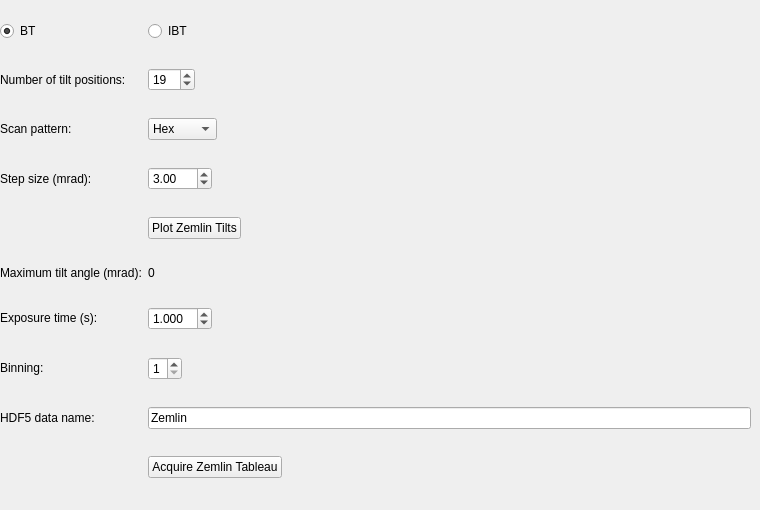
        <widget class="QWidget" name="tab">
         <attribute name="title">
          <string>Zemlin</string>
         </attribute>
         <widget class="QWidget" name="gridLayoutWidget_3">
          <property name="geometry">
           <rect>
            <x>0</x>
            <y>0</y>
            <width>751</width>
            <height>501</height>
           </rect>
          </property>
          <layout class="QGridLayout" name="gridLayout_9" rowstretch="0,0,0,0,0,0,0,0,0,0,0,0">
           <item row="5" column="1">
            <widget class="QLabel" name="labelZemlinMaxTilt">
             <property name="text">
              <string>0</string>
             </property>
            </widget>
           </item>
           <item row="7" column="0">
            <widget class="QLabel" name="label_55">
             <property name="sizePolicy">
              <sizepolicy hsizetype="Fixed" vsizetype="Fixed">
               <horstretch>0</horstretch>
               <verstretch>0</verstretch>
              </sizepolicy>
             </property>
             <property name="text">
              <string>Binning:</string>
             </property>
            </widget>
           </item>
           <item row="7" column="1">
            <widget class="QSpinBox" name="sbZemlinBinning">
             <property name="sizePolicy">
              <sizepolicy hsizetype="Fixed" vsizetype="Fixed">
               <horstretch>0</horstretch>
               <verstretch>0</verstretch>
              </sizepolicy>
             </property>
             <property name="minimum">
              <number>1</number>
             </property>
             <property name="maximum">
              <number>8</number>
             </property>
             <property name="value">
              <number>1</number>
             </property>
            </widget>
           </item>
           <item row="6" column="1">
            <widget class="QDoubleSpinBox" name="sbZemlinTx">
             <property name="sizePolicy">
              <sizepolicy hsizetype="Fixed" vsizetype="Fixed">
               <horstretch>0</horstretch>
               <verstretch>0</verstretch>
              </sizepolicy>
             </property>
             <property name="decimals">
              <number>3</number>
             </property>
             <property name="singleStep">
              <double>0.250000000000000</double>
             </property>
             <property name="value">
              <double>1.000000000000000</double>
             </property>
            </widget>
           </item>
           <item row="3" column="1">
            <widget class="QDoubleSpinBox" name="sbZemlinTiltStep">
             <property name="sizePolicy">
              <sizepolicy hsizetype="Fixed" vsizetype="Fixed">
               <horstretch>0</horstretch>
               <verstretch>0</verstretch>
              </sizepolicy>
             </property>
             <property name="maximum">
              <double>500.000000000000000</double>
             </property>
             <property name="value">
              <double>3.000000000000000</double>
             </property>
            </widget>
           </item>
           <item row="2" column="0">
            <widget class="QLabel" name="label_51">
             <property name="text">
              <string>Scan pattern: </string>
             </property>
            </widget>
           </item>
           <item row="0" column="0">
            <widget class="QRadioButton" name="rbZemlinUseBT">
             <property name="text">
              <string>BT</string>
             </property>
             <property name="checked">
              <bool>true</bool>
             </property>
             <property name="autoExclusive">
              <bool>true</bool>
             </property>
            </widget>
           </item>
           <item row="6" column="0">
            <widget class="QLabel" name="label_54">
             <property name="sizePolicy">
              <sizepolicy hsizetype="Fixed" vsizetype="Fixed">
               <horstretch>0</horstretch>
               <verstretch>0</verstretch>
              </sizepolicy>
             </property>
             <property name="text">
              <string>Exposure time (s):</string>
             </property>
            </widget>
           </item>
           <item row="5" column="0">
            <widget class="QLabel" name="labelXAxis_3">
             <property name="sizePolicy">
              <sizepolicy hsizetype="Fixed" vsizetype="Fixed">
               <horstretch>0</horstretch>
               <verstretch>0</verstretch>
              </sizepolicy>
             </property>
             <property name="text">
              <string>Maximum tilt angle (mrad):</string>
             </property>
            </widget>
           </item>
           <item row="2" column="1">
            <widget class="QComboBox" name="cbZemlinScanPatType">
             <property name="sizePolicy">
              <sizepolicy hsizetype="Fixed" vsizetype="Fixed">
               <horstretch>0</horstretch>
               <verstretch>0</verstretch>
              </sizepolicy>
             </property>
             <item>
              <property name="text">
               <string>Hex</string>
              </property>
             </item>
             <item>
              <property name="text">
               <string>Fermat</string>
              </property>
             </item>
            </widget>
           </item>
           <item row="1" column="0">
            <widget class="QLabel" name="label_53">
             <property name="text">
              <string>Number of tilt positions: </string>
             </property>
            </widget>
           </item>
           <item row="0" column="1">
            <widget class="QRadioButton" name="rbZemlinUseIBT">
             <property name="text">
              <string>IBT</string>
             </property>
             <property name="checked">
              <bool>false</bool>
             </property>
             <property name="autoExclusive">
              <bool>true</bool>
             </property>
            </widget>
           </item>
           <item row="3" column="0">
            <widget class="QLabel" name="labelXAxis_2">
             <property name="text">
              <string>Step size (mrad): </string>
             </property>
            </widget>
           </item>
           <item row="1" column="1">
            <widget class="QSpinBox" name="sbZemlinTiltPos">
             <property name="sizePolicy">
              <sizepolicy hsizetype="Fixed" vsizetype="Fixed">
               <horstretch>0</horstretch>
               <verstretch>0</verstretch>
              </sizepolicy>
             </property>
             <property name="minimum">
              <number>1</number>
             </property>
             <property name="maximum">
              <number>999</number>
             </property>
             <property name="value">
              <number>19</number>
             </property>
            </widget>
           </item>
           <item row="8" column="1">
            <widget class="QLineEdit" name="leZemlinDataName">
             <property name="text">
              <string>Zemlin</string>
             </property>
            </widget>
           </item>
           <item row="8" column="0">
            <widget class="QLabel" name="label_52">
             <property name="text">
              <string>HDF5 data name:</string>
             </property>
            </widget>
           </item>
           <item row="4" column="1">
            <widget class="QPushButton" name="pbPlotZemlinTilts">
             <property name="sizePolicy">
              <sizepolicy hsizetype="Fixed" vsizetype="Fixed">
               <horstretch>0</horstretch>
               <verstretch>0</verstretch>
              </sizepolicy>
             </property>
             <property name="text">
              <string>Plot Zemlin Tilts</string>
             </property>
            </widget>
           </item>
           <item row="9" column="1">
            <widget class="QPushButton" name="pbZemlinAcquire">
             <property name="sizePolicy">
              <sizepolicy hsizetype="Fixed" vsizetype="Fixed">
               <horstretch>0</horstretch>
               <verstretch>0</verstretch>
              </sizepolicy>
             </property>
             <property name="text">
              <string>Acquire Zemlin Tableau</string>
             </property>
            </widget>
           </item>
          </layout>
         </widget>
        </widget>
